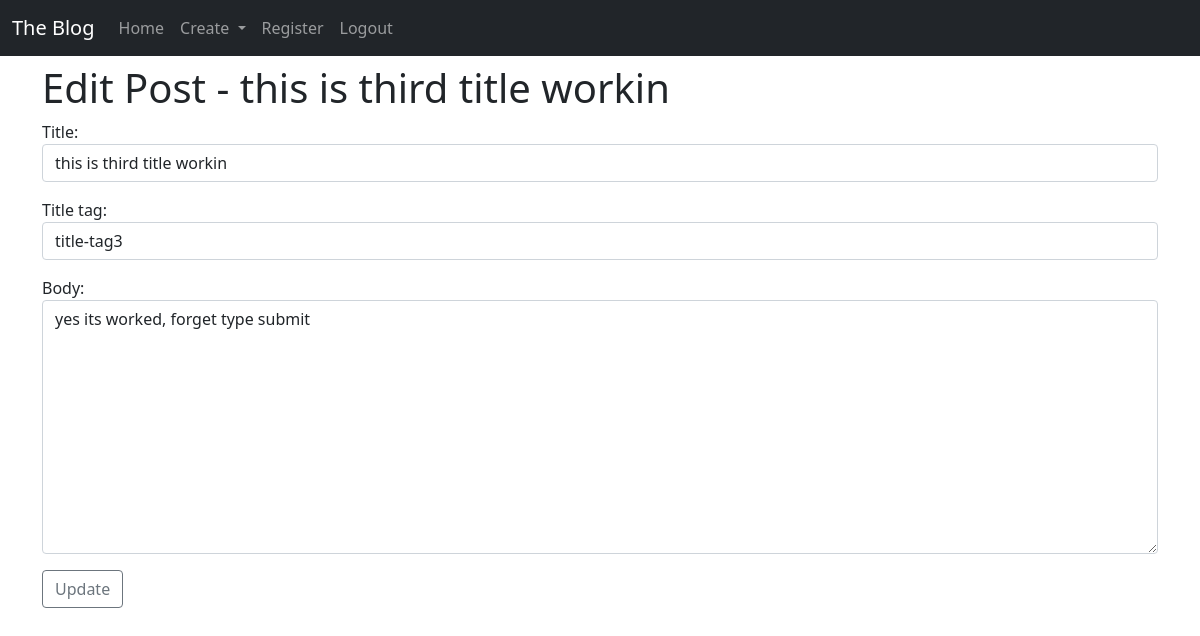
/article/edit/4 (signed in), run on the app's committed database.
### theblog/models.py (models this page shows, shortened)
class Post(models.Model):
    title = models.CharField(max_length=120)
    title_tag = models.CharField(max_length=120)
    author = models.ForeignKey(User, on_delete=models.CASCADE)
    image_field = models.ImageField(null=True, blank= True, upload_to='images/')
    body = models.TextField(null=True, blank=True)
    publish_date = models.DateField(auto_now_add=True)
    category = models.CharField(max_length=120, default='uncategorized')
    likes = models.ManyToManyField(User, related_name='blog_post')

### theblog/views.py (the view)
# urls.py: path('article/edit/<int:pk>', UpdatePost.as_view(), name="update_post"),
class UpdatePost(uv):
    model = Post
    form_class = EditForm
    template_name = 'update_post.html'

### theblog/forms.py
class EditForm(forms.ModelForm):
    class Meta:
        model = Post
        fields = ('title', 'title_tag', 'body')
        widgets = {
            'title' : forms.TextInput(attrs={'class': 'form-control', 'placeholder': 'Write your title here!'}),
            'title_tag' : forms.TextInput(attrs={'class': 'form-control'}),
            'body' : forms.Textarea(attrs={'class': 'form-control'}),
        }

### theblog/templates/update_post.html (shortened to what this page needs)
{% extends 'base.html' %}
{% block content %}
{% if user.is_authenticated %}
    {% if user.id == post.author.id %}
        <h1>Edit Post - {{ post.title}}</h1>
        <div class="form-group">
        <form method= "POST"> {% csrf_token %}
        {{ form.as_p }}
        <button type="submit" class="btn btn-outline-secondary">Update</button>
        </form>
        </div>
    {% else %}
        <h1>Page Not Found! Error 404..</h1>
    {% endif %}
{% else %}
<h1>Page Not Found! Error 404..</h1>
{% endif %}
{% endblock content %}

### data on the page
Post: title "this is third title workin", title_tag "title-tag3", body "yes its worked, forget type submit"
